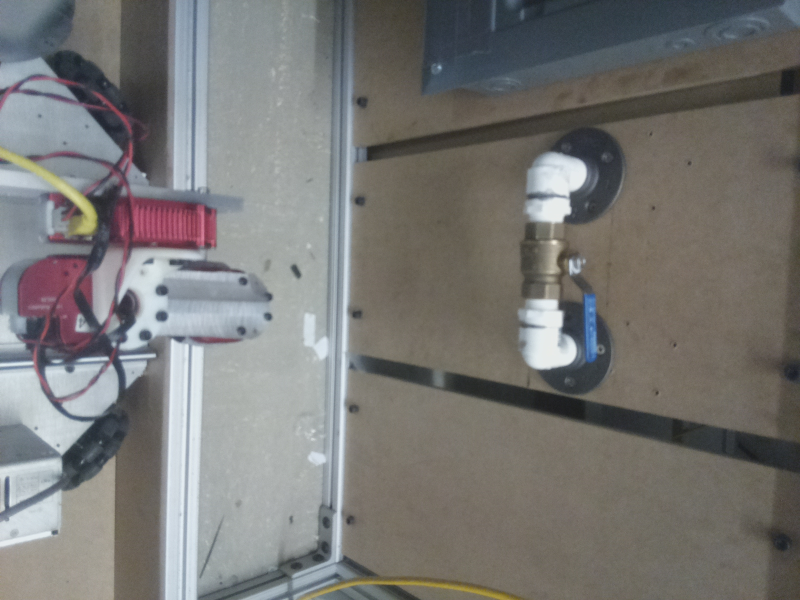
#> input picture imgs/V3/V3_up_0_1.jpg, 1600 x 1200 px (shown at 1/2 size)
$ python testscript.py   (older library calls are emulated)
#> lines starting #> are read from the running program, lines starting #| are printed output that depends on the picture; after the words box and inside, x2 and y2 are one past the last pixel; in counts of white or black regions, pixels touching at a corner belong together
### DeviceRecognition.py
from __future__ import division
import cv2
import numpy as np

ORIENT_UP = "H"
ORIENT_SIDE = "V"

VALVE_CLOSED = 0
VALVE_OPEN = 1

DISTANCE_SCALE = -0.4375
ROBOTAXIS = 600

# Detects a shuttlecock device (front-facing only!)

class Shuttlecock:
    # HSV Color Range (Valve)
    blue_low = [100, 100, 100]
    blue_high = [135, 255, 255]

    # HSV Pipe Ranges
    white_low = [95, 0, 120]
    white_high = [110, 50, 240]

    # Valve Size Range
    area_min = 1000
    area_max = 10000

    orient = ORIENT_SIDE

    # Initialize numpy color arrays
    def __init__(self):
        self.thresh_low = np.array(self.blue_low, dtype="uint8")
        self.thresh_high = np.array(self.blue_high, dtype="uint8")
        self.pipe_low = np.array(self.white_low, dtype="uint8")
        self.pipe_high = np.array(self.white_high, dtype="uint8")

    def checkArea(self, area):
        return (area <= self.area_max and area >= self.area_min)

    def calculateAngle(self, ratio):
        if (self.orient == ORIENT_SIDE):
            if ratio > 2 :
                return 0
            else:
                return 1
        else:
            if ratio > 1:
                return 1
            else:
                return 0

    def getPipeAngle(self,hsv_image,image):
        pipe_area = 0

        maskroi = np.zeros((1200, 1600), np.uint8)
        myROI = [(900, 200), (900, 1000), (1600, 1000), (1600, 200)]
        cv2.fillPoly(maskroi, [np.array(myROI)], 255)
        hsv_image = cv2.bitwise_and(hsv_image, hsv_image, mask=maskroi)

        mask = cv2.inRange(hsv_image, self.pipe_low, self.pipe_high)
        output = cv2.bitwise_and(hsv_image, hsv_image, mask=mask)
        output_gray = cv2.cvtColor(output, cv2.COLOR_BGR2GRAY)
        ret, thresh = cv2.threshold(output_gray, 15, 255, cv2.THRESH_BINARY)
        img, contours, hierarchy = cv2.findContours(
            thresh, cv2.RETR_EXTERNAL, cv2.CHAIN_APPROX_SIMPLE)
#        contours, hierarchy = cv2.findContours(
#            thresh, cv2.RETR_EXTERNAL, cv2.CHAIN_APPROX_SIMPLE)
        for cnt in contours:
            area = cv2.contourArea(cnt)
            if (area>2000):
		print(area)
                x,y,w,h = cv2.boundingRect(cnt)
                pipe_area = pipe_area + area

        print(pipe_area)
        if pipe_area > 28000:
            self.orient = ORIENT_SIDE
            return True
        elif pipe_area > 18000:
            self.orient = ORIENT_UP
            return True
        else:
            return False


    # Recieves a path to an image, returns ( offset, orientation, angle )
    def processImage(self, path):
        # ENSURE PATH IS VALID BEFORE USE!!!
#> called with path = 'imgs/V3/V3_up_0_1.jpg'
        image = cv2.imread(path)
#> image is the input picture: shape (1200, 1600, 3); mean B, G, R 116.7, 118.8, 119.7
        height, width, channels = image.shape
#> height = 1200; width = 1600; channels = 3
        img_center = (width / 2, height / 2)
#> img_center = (800, 600)
        hsv_image = cv2.cvtColor(image, cv2.COLOR_BGR2HSV)
#> hsv_image: shape (1200, 1600, 3); mean H, S, V 59.9, 34.4, 125.9

        maskroi = np.zeros((1200, 1600), np.uint8)
        myROI = [(900, 200), (900, 1000), (1600, 1000), (1600, 200)]
        cv2.fillPoly(maskroi, [np.array(myROI)], 255)
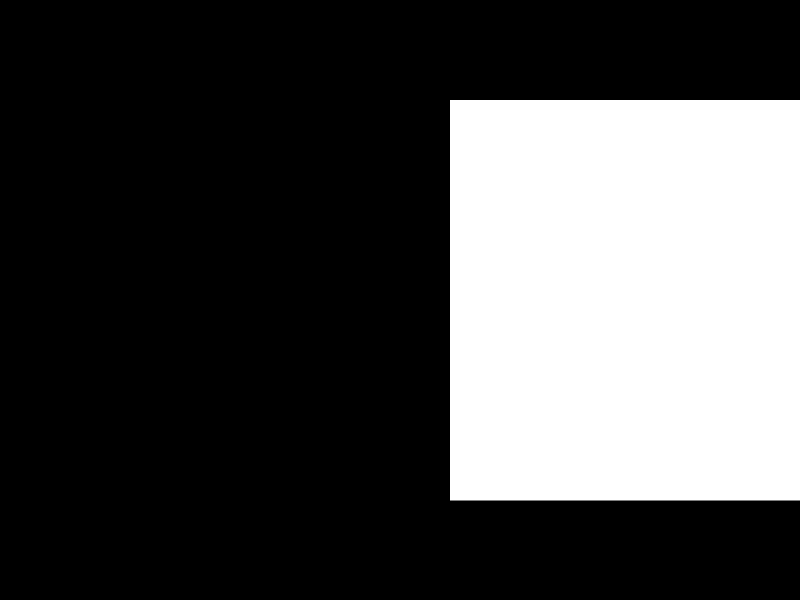
#> maskroi: shape (1200, 1600) (shown at 1/2 size); 29.2% white; 1 white region, box (x1, y1, x2, y2) and area: (900, 200, 1600, 1001) 560700
        hsv_image = cv2.bitwise_and(hsv_image, hsv_image, mask=maskroi)
#> hsv_image: shape (1200, 1600, 3); mean H, S, V 9.1, 10.9, 31.7

        # mask it for the desired color as a binary
        mask = cv2.inRange(hsv_image, self.thresh_low, self.thresh_high)
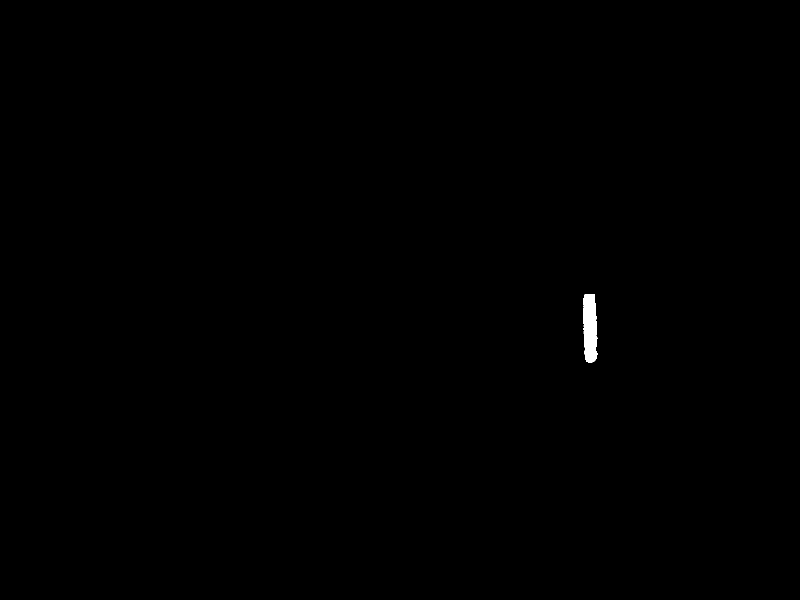
#> mask: shape (1200, 1600) (shown at 1/2 size); 0.17% white; 1 white region, box (x1, y1, x2, y2) and area: (1167, 588, 1195, 726) 3311
        output = cv2.bitwise_and(hsv_image, hsv_image, mask=mask)
#> output: shape (1200, 1600, 3); mean H, S, V 0.2, 0.2, 0.3
        output_gray = cv2.cvtColor(output, cv2.COLOR_BGR2GRAY)
        ret, thresh = cv2.threshold(output_gray, 15, 255, cv2.THRESH_BINARY)

        # close any holes
        kernel = np.ones((5, 5), np.uint8)
        closed_thresh = cv2.morphologyEx(thresh, cv2.MORPH_CLOSE, kernel)
#> closed_thresh: shape (1200, 1600); 0.17% white; 1 white region

        # find the contours
        img, cnts, hierarchy = cv2.findContours(
            closed_thresh, cv2.RETR_TREE, cv2.CHAIN_APPROX_SIMPLE)
#> cnts = 1 contour; box (x1, y1, x2, y2) and area: (1167, 588, 1195, 726) 3187
#        cnts, hierarchy = cv2.findContours(
#            closed_thresh, cv2.RETR_TREE, cv2.CHAIN_APPROX_SIMPLE)

        for cnt in cnts:
            area = cv2.contourArea(cnt)
            if (not self.checkArea(area)):
                # not the right size for us
                continue
            x,y,w,h = cv2.boundingRect(cnt)
            x = x+w/2
            y = y+h/2
#            print(area)
#            area = dim[0] * dim[1]
            ratio = w/h
#            print(ratio)
            print(y)

            if (not self.getPipeAngle(hsv_image, image)):
                print("pipe not found")
                continue
            else:
                angle = self.calculateAngle(ratio)
                if self.orient == ORIENT_SIDE:
                    if angle == 1:
                        offset = ROBOTAXIS - (y - 130)
                    else:
                        offset = ROBOTAXIS - y
                else:
                    if angle == 0:
                        offset = ROBOTAXIS - (y - 130)
                    else:
                        offset = ROBOTAXIS - y

                offset = offset*DISTANCE_SCALE
            return (int(offset), int(angle), self.orient)
#> this loop made 1 pass
#> (area, x, y, w, h, ratio, myROI in getPipeAngle) on pass 1: (3187, 1181, 657, 28, 138, 0.203, [(900, 200), (900, 1000), (1600, 1000), (1600, 200)])
#| 657.0
#| 12166.5
#| 11027.0
#| 23193.5
#> pass 1, in getPipeAngle, `mask = cv2.inRange(hsv_image, self.pipe_low, self.pipe_high)`:
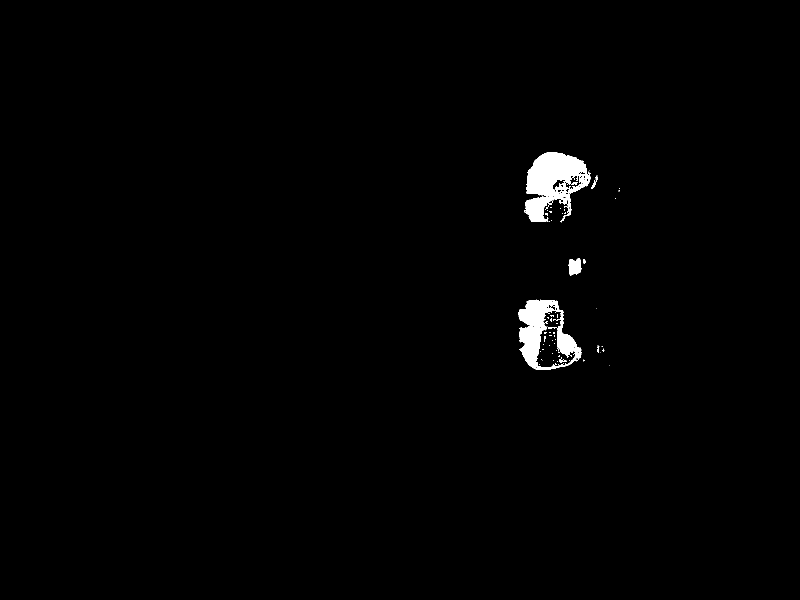
#> mask: shape (1200, 1600) (shown at 1/2 size); 1% white; 62 white regions (49 under 20 px), largest, box (x1, y1, x2, y2) and area: (1048, 304, 1182, 445) 10664, (1036, 599, 1163, 740) 8018, (1137, 516, 1163, 551) 694
        return False

class BreakerBox:
    # HSB Color Range (Valve)
    hsb_low = [0, 80, 140]
    hsb_high = [40, 255, 255]

    orient = ORIENT_SIDE
    theta = 0

    area_min = 800
    area_max = 2000
    ratio_max = 1

    def __init__(self):
        self.np_low = np.array(self.hsb_low, dtype="uint8")
        self.np_high = np.array(self.hsb_high, dtype="uint8")

    # [48 lines left out: functions inRange, processImage, not called in this run]


class ValveSmall:
    # HSV Color Range (Marker)
    mark_low = [30, 40, 120]
    mark_high = [70, 255, 255]

    # HSV Color Range (Valve)
    blue_low = [100, 100, 90]
    blue_high = [135, 255, 255]

    area_min = 2000
    area_max = 10000
#    orient = ORIENT_SIDE

    rf_min = 0.75
    rf_max = 1.3

    rp_min = .1
    rp_max = .75

    # [102 lines left out: functions __init__, inRange, findMarker, calculateAngle, processImage, not called in this run]
# Detects a large valve (orange!)


class ValveLarge:
    device_id = 2

    # Target extracted HSB value
    hsb_target = [9, 194, 255]

    # HSB Color Range (Valve)
    hsb_low = [0, 80, 140]
    hsb_high = [80, 255, 255]

    # HSV Color Range (Marker)
    mark_low = [30, 40, 120]
    mark_high = [80, 180, 255]

    area_min = 4000

    rf_min = 0.5
    rf_max = 1.5

    rp_min = 1.5
    rp_max = 3.0

    # [132 lines left out: functions __init__, inRange, inBounds, findMarker, calculateAngle, processImage, not called in this run]

### testscript.py
from DeviceRecognition import ValveSmall, ValveLarge, Shuttlecock

path = "imgs/V3/V3_up_0_1.jpg"

v = Shuttlecock()
#v = ValveLarge()
ret = v.processImage(path)
#> ret = (-31, 0, 'H')
print(ret)
#| (-31, 0, 'H')

$ run again, with imgs/V3/V3_side_90_1.jpg copied over imgs/V3/V3_up_0_1.jpg
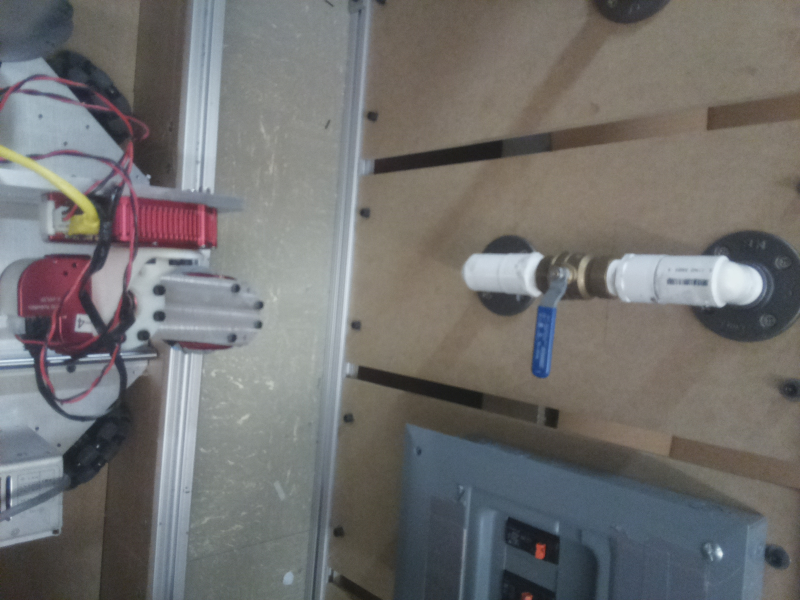
#> input picture imgs/V3/V3_side_90_1.jpg, 1600 x 1200 px (shown at 1/2 size)
#> in processImage, image is the input picture: shape (1200, 1600, 3); mean B, G, R 110.9, 112.2, 113.2
#> maskroi: shape (1200, 1600); 29.2% white; 1 white region, box (x1, y1, x2, y2) and area: (900, 200, 1600, 1001) 560700
#> in processImage, `mask = cv2.inRange(hsv_image, self.thresh_low, self.thresh_high)`:
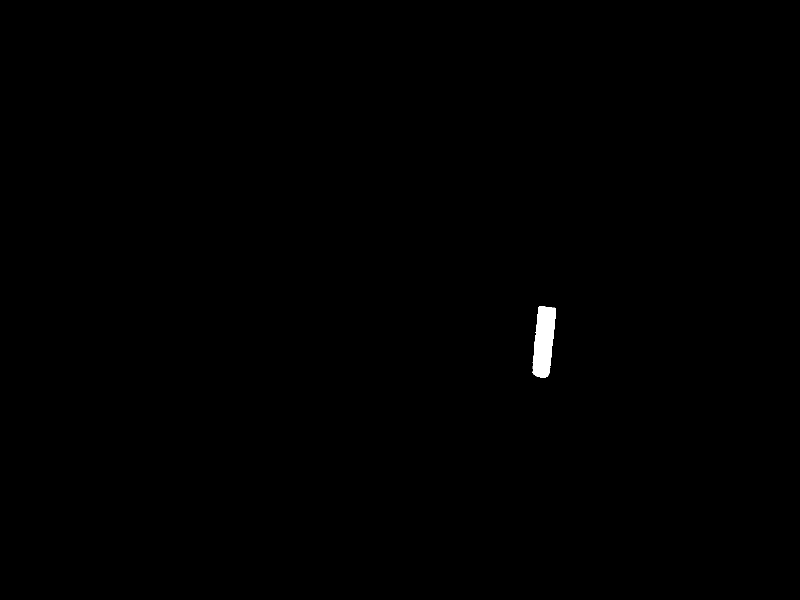
#> mask: shape (1200, 1600) (shown at 1/2 size); 0.26% white; 1 white region, box (x1, y1, x2, y2) and area: (1065, 612, 1112, 756) 4950
#> closed_thresh: shape (1200, 1600); 0.26% white; 1 white region
#> cnts = 1 contour; box (x1, y1, x2, y2) and area: (1065, 612, 1112, 756) 4808
#> the loop in processImage, `for cnt in cnts:` made 1 pass
#> (area, x, y, w, h, ratio, myROI in getPipeAngle) on pass 1: (4807.5, 1088.5, 684, 47, 144, 0.326, [(900, 200), (900, 1000), (1600, 1000), (1600, 200)])
#> (printed output is left out)
#> pass 1, in getPipeAngle, `output = cv2.bitwise_and(hsv_image, hsv_image, mask=mask)`:
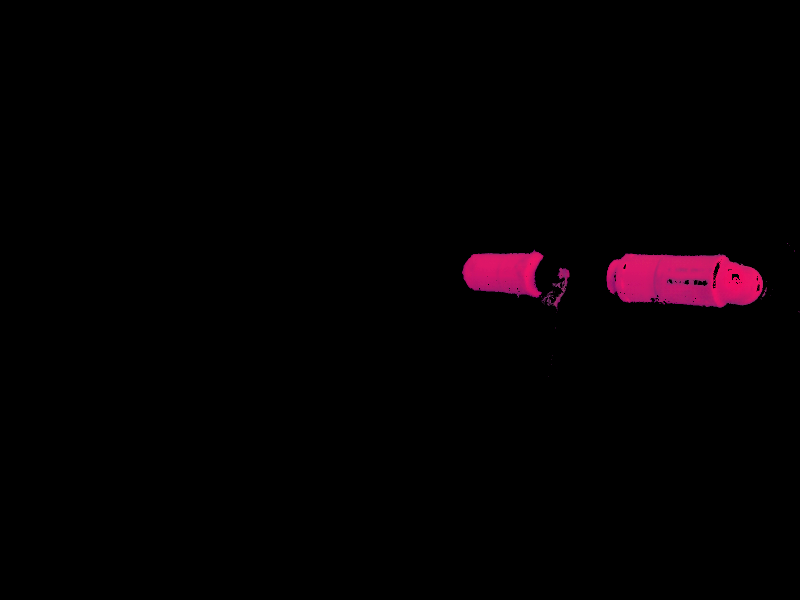
#> output: shape (1200, 1600, 3) (shown at 1/2 size); mean of channels 0, 1, 2 2.1, 0.5, 4.1; drawn as B, G, R
#> ret = (-20, 1, 'V')
#| (-20, 1, 'V')

$ run again, with imgs/V3/failed_1.jpg copied over imgs/V3/V3_up_0_1.jpg
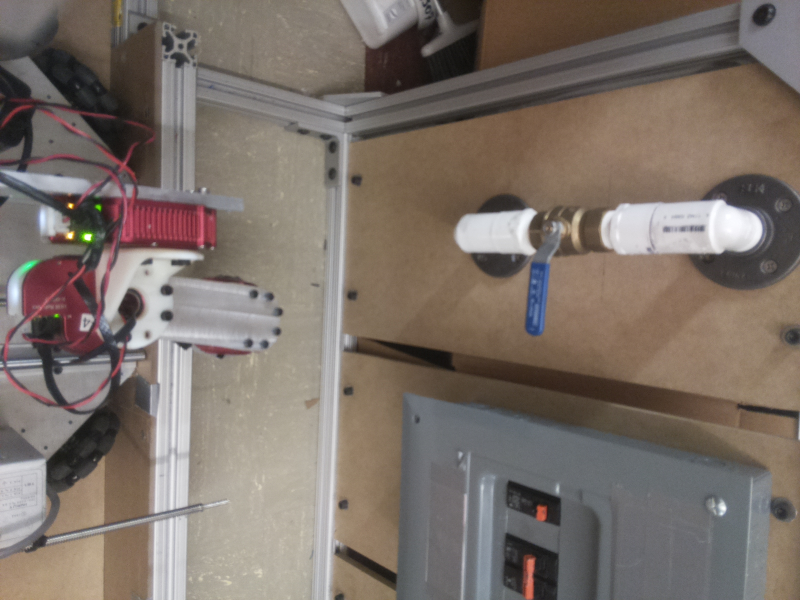
#> input picture imgs/V3/failed_1.jpg, 1600 x 1200 px (shown at 1/2 size)
#> in processImage, image is the input picture: shape (1200, 1600, 3); mean B, G, R 104.9, 112.7, 123.7
#> maskroi: shape (1200, 1600); 29.2% white; 1 white region, box (x1, y1, x2, y2) and area: (900, 200, 1600, 1001) 560700
#> in processImage, `mask = cv2.inRange(hsv_image, self.thresh_low, self.thresh_high)`:
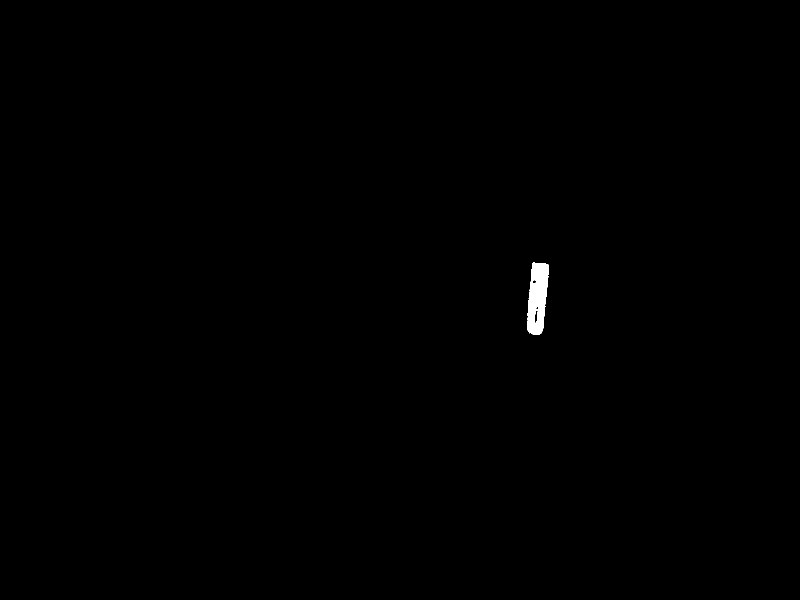
#> mask: shape (1200, 1600) (shown at 1/2 size); 0.24% white; 1 white region, box (x1, y1, x2, y2) and area: (1054, 525, 1098, 670) 4611
#> closed_thresh: shape (1200, 1600); 0.25% white; 1 white region
#> cnts = 2 contours; box (x1, y1, x2, y2) and area: (1054, 525, 1098, 670) 4628, (1065, 560, 1072, 567) 34
#> the loop in processImage, `for cnt in cnts:` made 2 passes
#> area on pass 2: 34
#> (printed output is left out)
#> pass 1, in getPipeAngle, `mask = cv2.inRange(hsv_image, self.pipe_low, self.pipe_high)`:
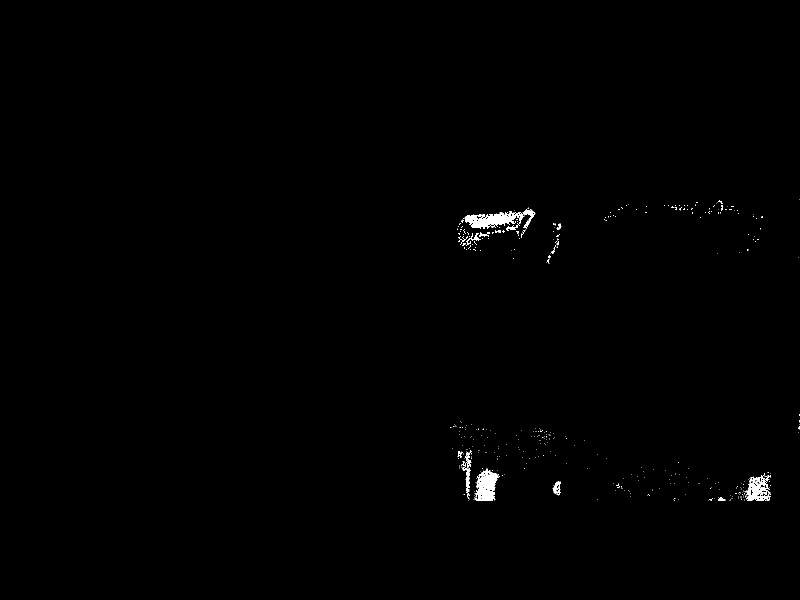
#> mask: shape (1200, 1600) (shown at 1/2 size); 0.47% white; 387 white regions (361 under 20 px), largest, box (x1, y1, x2, y2) and area: (926, 419, 1071, 462) 2838, (949, 936, 998, 1001) 1935, (1493, 950, 1541, 1001) 1482
#> ret = False
#| False

$ run again, with imgs/V3/failed_2.jpg copied over imgs/V3/V3_up_0_1.jpg
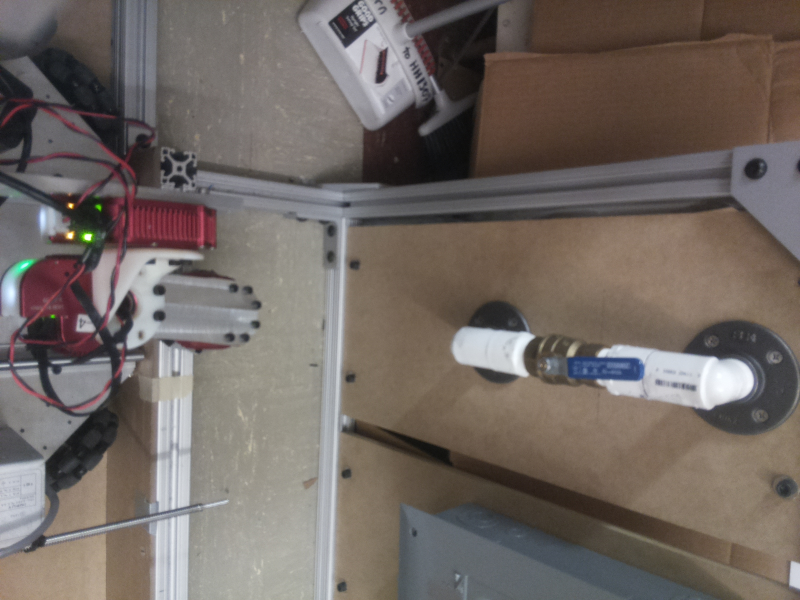
#> input picture imgs/V3/failed_2.jpg, 1600 x 1200 px (shown at 1/2 size)
#> in processImage, image is the input picture: shape (1200, 1600, 3); mean B, G, R 98.7, 104, 113
#> maskroi: shape (1200, 1600); 29.2% white; 1 white region, box (x1, y1, x2, y2) and area: (900, 200, 1600, 1001) 560700
#> in processImage, `mask = cv2.inRange(hsv_image, self.thresh_low, self.thresh_high)`:
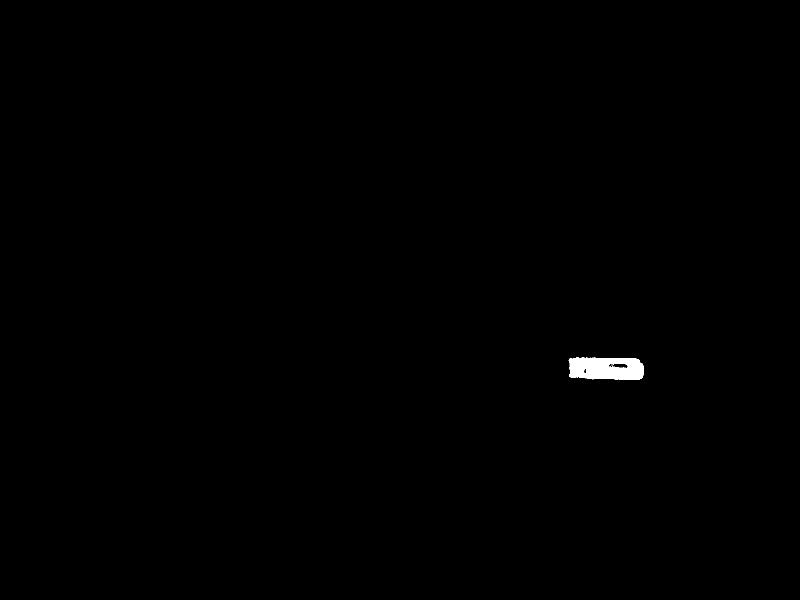
#> mask: shape (1200, 1600) (shown at 1/2 size); 0.3% white; 3 white regions (2 under 20 px), largest, box (x1, y1, x2, y2) and area: (1137, 714, 1288, 760) 5746
#> closed_thresh: shape (1200, 1600); 0.31% white; 1 white region
#> cnts = 2 contours; box (x1, y1, x2, y2) and area: (1137, 714, 1288, 760) 5904, (1226, 727, 1256, 736) 207
#> the loop in processImage, `for cnt in cnts:` made 2 passes
#> area on pass 2: 207
#> (printed output is left out)
#> pass 1, in getPipeAngle, `mask = cv2.inRange(hsv_image, self.pipe_low, self.pipe_high)`:
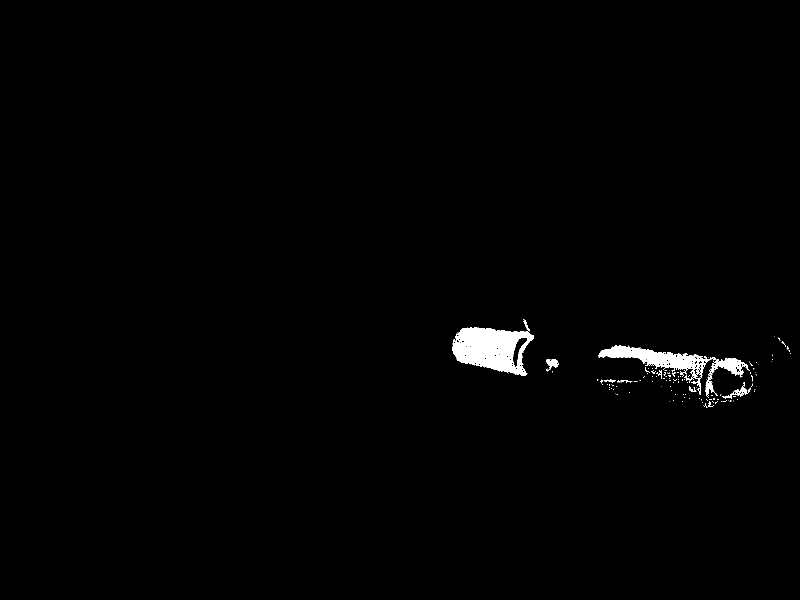
#> mask: shape (1200, 1600) (shown at 1/2 size); 1% white; 147 white regions (130 under 20 px), largest, box (x1, y1, x2, y2) and area: (904, 654, 1068, 752) 10242, (1196, 690, 1500, 796) 7472, (1444, 769, 1502, 798) 417
#> ret = False
#| False
